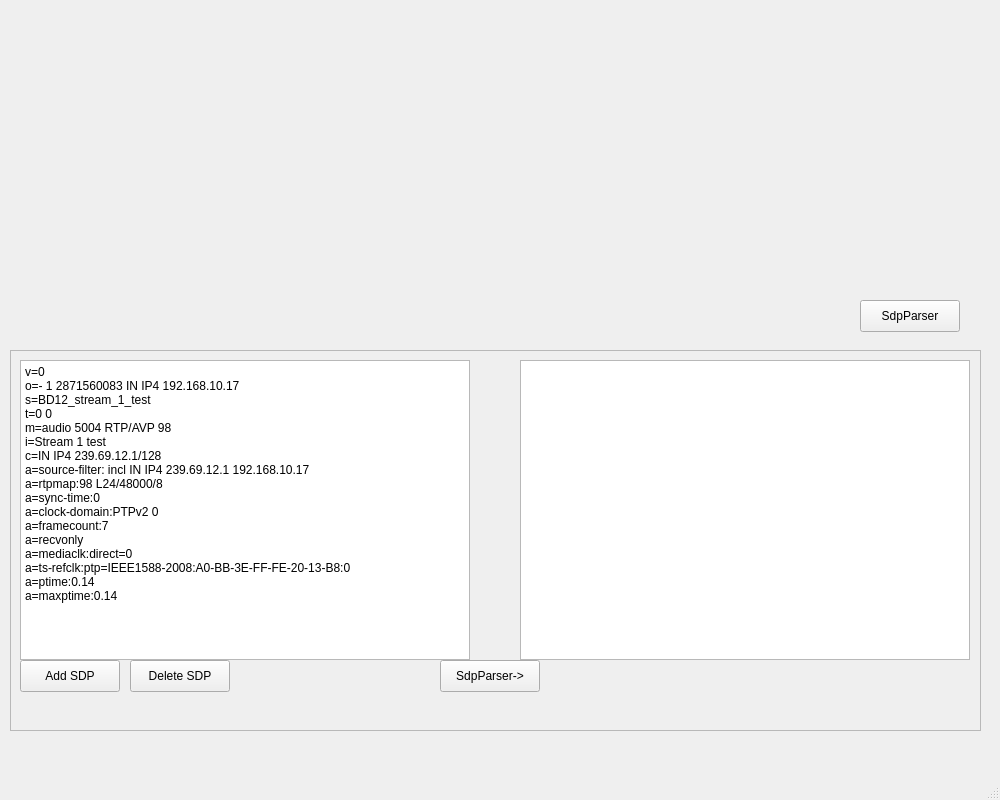
<?xml version="1.0" encoding="UTF-8"?>
<ui version="4.0">
 <class>MainWindow</class>
 <widget class="QMainWindow" name="MainWindow">
  <property name="geometry">
   <rect>
    <x>0</x>
    <y>0</y>
    <width>1000</width>
    <height>800</height>
   </rect>
  </property>
  <property name="windowTitle">
   <string>MainWindow</string>
  </property>
  <widget class="QWidget" name="centralwidget">
   <widget class="QFrame" name="frameSDP">
    <property name="geometry">
     <rect>
      <x>10</x>
      <y>350</y>
      <width>971</width>
      <height>381</height>
     </rect>
    </property>
    <property name="frameShape">
     <enum>QFrame::StyledPanel</enum>
    </property>
    <property name="frameShadow">
     <enum>QFrame::Raised</enum>
    </property>
    <widget class="QPushButton" name="btn_delSdp">
     <property name="geometry">
      <rect>
       <x>120</x>
       <y>310</y>
       <width>100</width>
       <height>32</height>
      </rect>
     </property>
     <property name="text">
      <string>Delete SDP</string>
     </property>
    </widget>
    <widget class="QPlainTextEdit" name="sdpInputArea">
     <property name="geometry">
      <rect>
       <x>10</x>
       <y>10</y>
       <width>450</width>
       <height>300</height>
      </rect>
     </property>
     <property name="documentTitle">
      <string/>
     </property>
     <property name="plainText">
      <string>v=0
o=- 1 2871560083 IN IP4 192.168.10.17
s=BD12_stream_1_test
t=0 0
m=audio 5004 RTP/AVP 98
i=Stream 1 test
c=IN IP4 239.69.12.1/128
a=source-filter: incl IN IP4 239.69.12.1 192.168.10.17
a=rtpmap:98 L24/48000/8
a=sync-time:0
a=clock-domain:PTPv2 0
a=framecount:7
a=recvonly
a=mediaclk:direct=0
a=ts-refclk:ptp=IEEE1588-2008:A0-BB-3E-FF-FE-20-13-B8:0
a=ptime:0.14
a=maxptime:0.14
</string>
     </property>
    </widget>
    <widget class="QPlainTextEdit" name="sdpParserOutput">
     <property name="enabled">
      <bool>true</bool>
     </property>
     <property name="geometry">
      <rect>
       <x>510</x>
       <y>10</y>
       <width>450</width>
       <height>300</height>
      </rect>
     </property>
     <property name="readOnly">
      <bool>true</bool>
     </property>
     <property name="plainText">
      <string/>
     </property>
     <property name="overwriteMode">
      <bool>false</bool>
     </property>
    </widget>
    <widget class="QPushButton" name="btn_addSdp">
     <property name="geometry">
      <rect>
       <x>10</x>
       <y>310</y>
       <width>100</width>
       <height>32</height>
      </rect>
     </property>
     <property name="text">
      <string>Add SDP</string>
     </property>
    </widget>
    <widget class="QPushButton" name="btn_sdpParserTest">
     <property name="geometry">
      <rect>
       <x>430</x>
       <y>310</y>
       <width>100</width>
       <height>32</height>
      </rect>
     </property>
     <property name="text">
      <string>SdpParser-&gt;</string>
     </property>
    </widget>
   </widget>
   <widget class="QPushButton" name="btn_sdpParser">
    <property name="geometry">
     <rect>
      <x>860</x>
      <y>300</y>
      <width>100</width>
      <height>32</height>
     </rect>
    </property>
    <property name="text">
     <string>SdpParser</string>
    </property>
   </widget>
  </widget>
  <widget class="QMenuBar" name="menubar">
   <property name="geometry">
    <rect>
     <x>0</x>
     <y>0</y>
     <width>1000</width>
     <height>24</height>
    </rect>
   </property>
  </widget>
  <widget class="QStatusBar" name="statusbar"/>
 </widget>
 <resources/>
 <connections/>
</ui>
